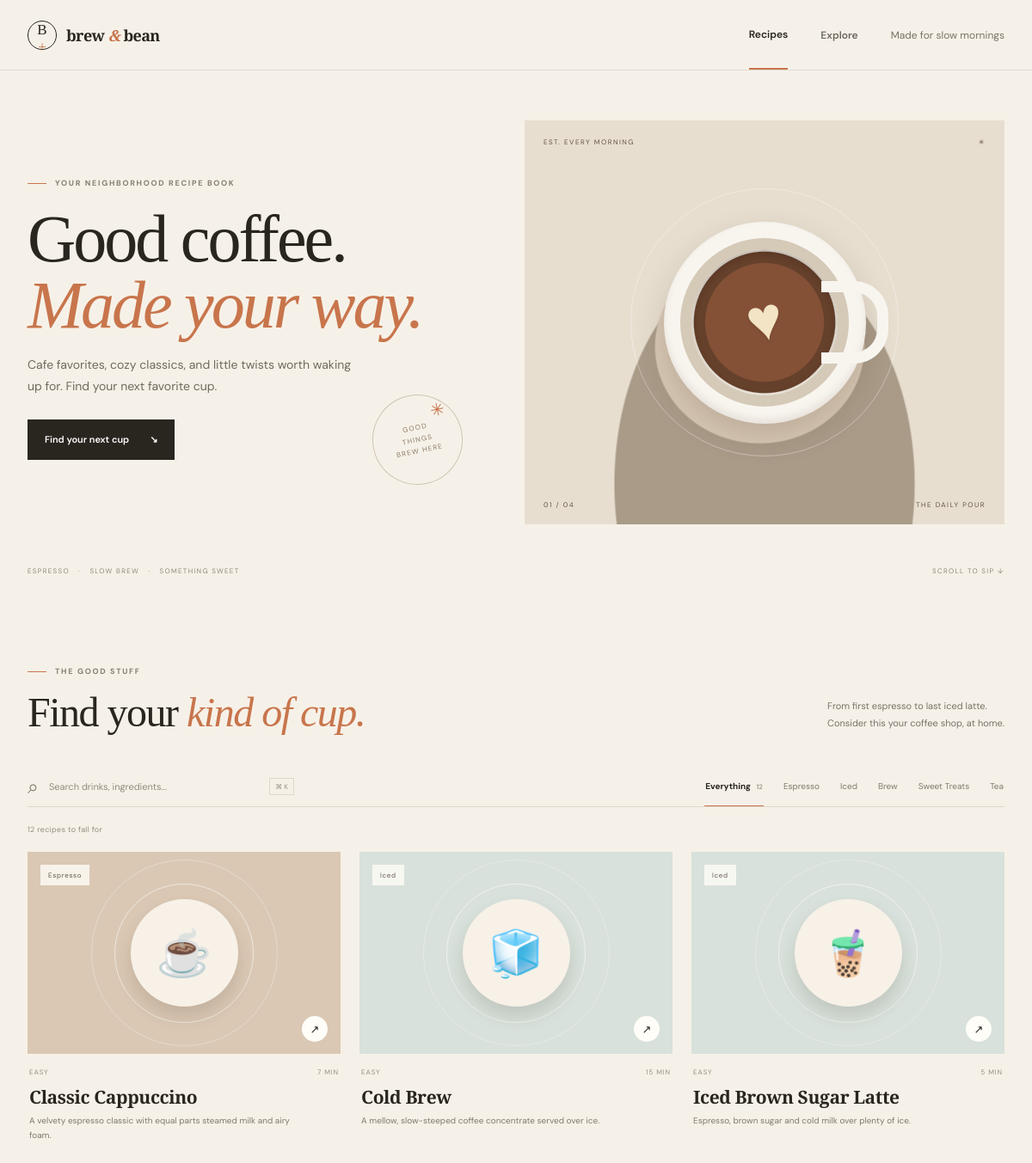
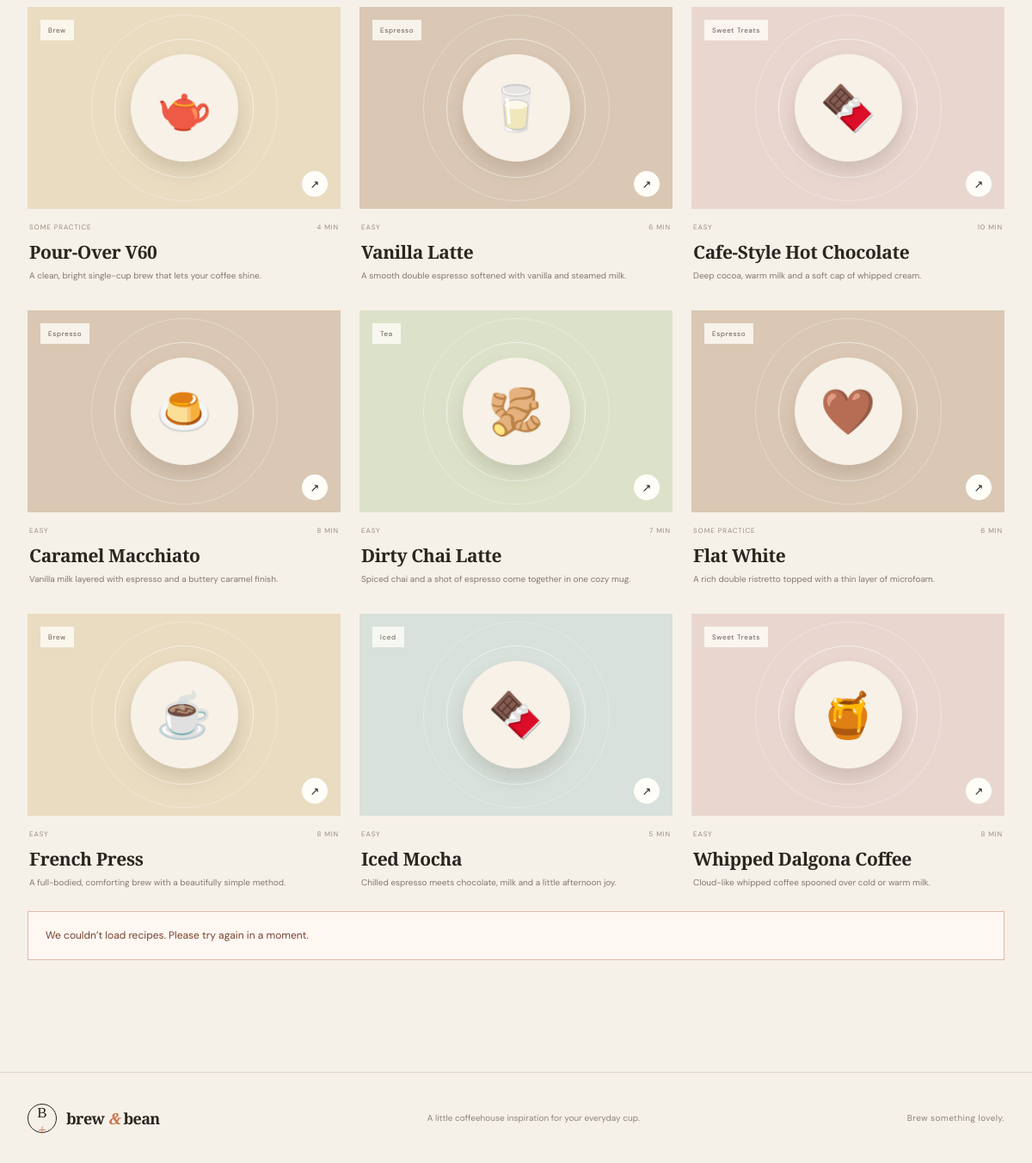
The page / on the database its author committed (2 pictures, top to bottom).
### tables this page shows
CREATE TABLE IF NOT EXISTS categories (
    id INT UNSIGNED AUTO_INCREMENT PRIMARY KEY,
    name VARCHAR(80) NOT NULL UNIQUE,
    sort_order TINYINT UNSIGNED NOT NULL DEFAULT 0
);

CREATE TABLE IF NOT EXISTS recipes (
    id INT UNSIGNED AUTO_INCREMENT PRIMARY KEY,
    category_id INT UNSIGNED NOT NULL,
    name VARCHAR(140) NOT NULL,
    description VARCHAR(500) NOT NULL,
    difficulty ENUM('Easy', 'Some practice', 'Barista-level') NOT NULL DEFAULT 'Easy',
    prep_time_min SMALLINT UNSIGNED NOT NULL DEFAULT 5,
    brew_temp_c TINYINT UNSIGNED NULL,
    grind_size VARCHAR(80) NULL,
    image_url VARCHAR(255) NULL,
    barista_tip VARCHAR(500) NULL,
    is_featured BOOLEAN NOT NULL DEFAULT FALSE,
    created_at TIMESTAMP NOT NULL DEFAULT CURRENT_TIMESTAMP,
    CONSTRAINT fk_recipes_category FOREIGN KEY (category_id)
        REFERENCES categories (id) ON UPDATE CASCADE ON DELETE RESTRICT,
    INDEX idx_recipes_category (category_id),
    INDEX idx_recipes_featured (is_featured, name)
);

### includes/functions.php (called while the page is built, shortened)
<?php
function h(?string $value): string
{
    return htmlspecialchars($value ?? '', ENT_QUOTES | ENT_SUBSTITUTE, 'UTF-8');
}
function recipe_cards(PDO $pdo, string $search = '', ?int $categoryId = null, int $limit = 60): array
{
    $sql = 'SELECT r.id, r.name, r.description, r.difficulty, r.prep_time_min,
                   r.image_url, c.name AS category_name
            FROM recipes r
            INNER JOIN categories c ON c.id = r.category_id';
    $conditions = [];
    $parameters = [];
    $sql .= ' ORDER BY r.is_featured DESC, r.name ASC LIMIT :result_limit';
    $statement = $pdo->prepare($sql);
    $statement->bindValue(':result_limit', $limit, PDO::PARAM_INT);
    $statement->execute();
    return $statement->fetchAll();
}

### index.php (the view, shortened to what this page needs)
<?php
require_once __DIR__ . '/includes/functions.php';
$activePage = 'home';
$categories = [];
$recipes = [];
$databaseError = false;
try {
    $pdo = db();
    $categories = $pdo->query('SELECT id, name FROM categories ORDER BY sort_order, name')->fetchAll();
    $recipes = recipe_cards($pdo);
} catch (Throwable $exception) {
    error_log('Coffeehouse homepage could not load recipes: ' . $exception->getMessage());
    $databaseError = true;
}
require __DIR__ . '/includes/header.php';
?>
<section class="hero">
    <div class="hero-copy">
        <p class="eyebrow"><span class="eyebrow-line"></span> YOUR NEIGHBORHOOD RECIPE BOOK</p>
        <h1>Good coffee.<br><em>Made your way.</em></h1>
        <p class="hero-description">Cafe favorites, cozy classics, and little twists worth waking up for. Find your next favorite cup.</p>
        <a class="button button-dark" href="#the-collection">Find your next cup <span aria-hidden="true">↘</span></a>
        <div class="hero-stamp" aria-hidden="true">
            <span>GOOD<br>THINGS<br>BREW HERE</span>
            <span class="stamp-spark">✳</span>
        </div>
    </div>
    <div class="hero-art" role="img" aria-label="A freshly poured coffee with creamy latte art">
        <div class="hero-art-label"><span>EST. EVERY MORNING</span><span>✳</span></div>
        <div class="coffee-cup"><div class="latte-art"><span></span></div></div>
        <div class="hero-art-caption"><span>01 / 04</span><span>THE DAILY POUR</span></div>
    </div>
    <div class="hero-bottom"><span>ESPRESSO&nbsp;&nbsp; · &nbsp;&nbsp;SLOW BREW&nbsp;&nbsp; · &nbsp;&nbsp;SOMETHING SWEET</span><span>SCROLL TO SIP ↓</span></div>
</section>
<section class="collection section-wrap" id="the-collection" data-recipe-search>
    <div class="section-heading">
        <div>
            <p class="eyebrow"><span class="eyebrow-line"></span> THE GOOD STUFF</p>
            <h2>Find your <em>kind of cup.</em></h2>
        </div>
        <p class="section-aside">From first espresso to last iced latte.<br>Consider this your coffee shop, at home.</p>
    </div>
    <?php if ($databaseError): ?>
        <div class="notice notice-error" role="alert">
            <strong>Recipes are taking a coffee break.</strong>
            <span>Set up MySQL using <code>database/schema.sql</code>, then check the database settings in <code>config/db.php</code>.</span>
        </div>
    <?php else: ?>
        <div class="recipe-controls">
            <label class="search-box">
                <span aria-hidden="true">⌕</span>
                <input type="search" name="q" placeholder="Search drinks, ingredients..." autocomplete="off" data-recipe-query>
                <kbd>⌘ K</kbd>
            </label>
            <div class="category-tabs" role="group" aria-label="Filter recipes by category">
                <button class="category-tab selected" type="button" data-category="" aria-pressed="true">Everything <span><?= count($recipes) ?></span></button>
                <?php foreach ($categories as $category): ?>
                    <button class="category-tab" type="button" data-category="<?= (int) $category['id'] ?>" aria-pressed="false"><?= h($category['name']) ?></button>
                <?php endforeach; ?>
            </div>
        </div>
        <p class="results-count" data-results-count><?= count($recipes) ?> recipes to fall for</p>
        <div class="recipe-grid" data-recipe-grid>
            <?php foreach ($recipes as $recipe): ?>
                <article class="recipe-card">
                    <a class="recipe-card-link" href="recipe.php?id=<?= (int) $recipe['id'] ?>">
                        <div class="card-image <?= h(strtolower(str_replace(' ', '-', $recipe['category_name']))) ?>">
                            <span class="card-category"><?= h($recipe['category_name']) ?></span>
                            <span class="card-art" aria-hidden="true"><?= h($recipe['image_url'] ?: '☕') ?></span>
                            <span class="card-arrow" aria-hidden="true">↗</span>
                        </div>
                        <div class="card-content">
                            <div class="card-meta"><span><?= h($recipe['difficulty']) ?></span><span><?= (int) $recipe['prep_time_min'] ?> MIN</span></div>
                            <h3><?= h($recipe['name']) ?></h3>
                            <p><?= h($recipe['description']) ?></p>
                        </div>
                    </a>
                </article>
            <?php endforeach; ?>
        </div>
        <p class="notice notice-error" data-search-error hidden role="alert">We couldn’t load recipes. Please try again in a moment.</p>
    <?php endif; ?>
</section>
<?php require __DIR__ . '/includes/footer.php'; ?>

### includes/header.php (shortened to what this page needs)
<?php
$activePage = $activePage ?? '';
?>
<!doctype html>
<html lang="en">
<head>
    <link rel="stylesheet" href="assets/css/styles.css">
</head>
<body>
<header class="site-header">
    <div class="header-inner">
        <a class="brand" href="index.php" aria-label="Brew and Bean home">
            <span class="brand-mark" aria-hidden="true">B<span>+</span></span>
            <span class="brand-name">brew <i>&</i> bean</span>
        </a>
        <nav class="main-nav" aria-label="Main navigation">
            <a class="<?= $activePage === 'home' ? 'active' : '' ?>" href="index.php">Recipes</a>
            <a href="index.php#the-collection">Explore</a>
            <a class="nav-note" href="index.php#about">Made for slow mornings</a>
        </nav>
    </div>
</header>
<main>

### includes/footer.php
</main>
<footer class="site-footer" id="about">
    <div class="footer-inner">
        <a class="brand footer-brand" href="index.php">
            <span class="brand-mark" aria-hidden="true">B<span>+</span></span>
            <span class="brand-name">brew <i>&</i> bean</span>
        </a>
        <p>A little coffeehouse inspiration for your everyday cup.</p>
        <span class="footer-small">Brew something lovely.</span>
    </div>
</footer>
</body>
</html>

### rows shown on the page
categories: name "Espresso"
categories: name "Iced"
categories: name "Brew"
categories: name "Sweet Treats"
categories: name "Tea"
recipes: category.name "Espresso", image_url "☕", difficulty "EASY", prep_time_min "7", name "Classic Cappuccino", description "A velvety espresso classic with equal parts steamed milk and airy foam."
recipes: category.name "Iced", image_url "🧊", difficulty "EASY", prep_time_min "15", name "Cold Brew", description "A mellow, slow-steeped coffee concentrate served over ice."
recipes: category.name "Iced", image_url "🧋", difficulty "EASY", prep_time_min "5", name "Iced Brown Sugar Latte", description "Espresso, brown sugar and cold milk over plenty of ice."
recipes: category.name "Brew", image_url "🫖", difficulty "SOME PRACTICE", prep_time_min "4", name "Pour-Over V60", description "A clean, bright single-cup brew that lets your coffee shine."
recipes: category.name "Espresso", image_url "🥛", difficulty "EASY", prep_time_min "6", name "Vanilla Latte", description "A smooth double espresso softened with vanilla and steamed milk."
recipes: category.name "Sweet Treats", image_url "🍫", difficulty "EASY", prep_time_min "10", name "Cafe-Style Hot Chocolate", description "Deep cocoa, warm milk and a soft cap of whipped cream."
recipes: category.name "Espresso", image_url "🍮", difficulty "EASY", prep_time_min "8", name "Caramel Macchiato", description "Vanilla milk layered with espresso and a buttery caramel finish."
recipes: category.name "Tea", image_url "🫚", difficulty "EASY", prep_time_min "7", name "Dirty Chai Latte", description "Spiced chai and a shot of espresso come together in one cozy mug."
recipes: category.name "Espresso", image_url "🤎", difficulty "SOME PRACTICE", prep_time_min "6", name "Flat White", description "A rich double ristretto topped with a thin layer of microfoam."
recipes: category.name "Brew", image_url "☕", difficulty "EASY", prep_time_min "8", name "French Press", description "A full-bodied, comforting brew with a beautifully simple method."
recipes: category.name "Iced", image_url "🍫", difficulty "EASY", prep_time_min "5", name "Iced Mocha", description "Chilled espresso meets chocolate, milk and a little afternoon joy."
recipes: category.name "Sweet Treats", image_url "🍯", difficulty "EASY", prep_time_min "8", name "Whipped Dalgona Coffee", description "Cloud-like whipped coffee spooned over cold or warm milk."

### other values the page prints
count($recipes) "12"
